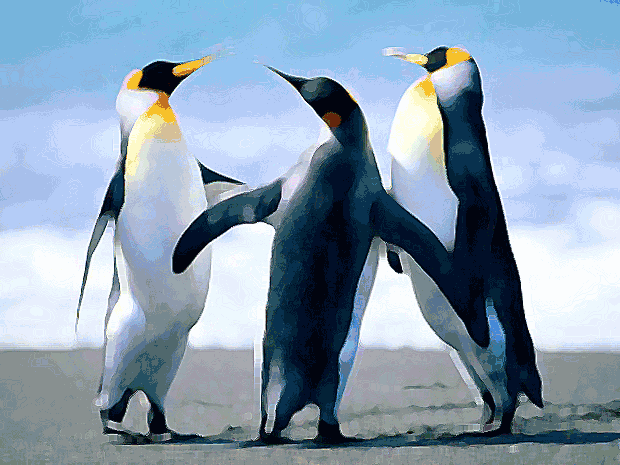
#> input picture Atividade 2/img_aluno1.png, 620 x 465 px
$ jupyter execute 'Atividade Avaliativa 2.ipynb'   (older library calls are emulated)
#> lines starting #> are read from the running program, lines starting #| are printed output that depends on the picture
### Atvidade Avaliativa 2 - Processamento de Imagens
Luiz Ricardo Brumati De Lima - Engenharia da Computação

RA: a2155184

## Exercícios

Aplique os algoritmos implementados nesta atividade nas imagens em níveis de cinza (apenas uma camada) de “img_aluno1” e “img_aluno2”.

* Considere a escolha de img_aluno1 com imagem de paisagem
* Considere a escolha de img_aluno2 com imagem que contenha pessoa(s)

*Podem se basear no exemplo de função image_convolution ou cv2.filter2D

1) Implemente o filtro de suavização pela média da vizinhança

[cell 1]
import numpy as np
import math
import cv2
import matplotlib.pyplot as plt

img1 = cv2.cvtColor(cv2.imread('img_aluno1.png'), cv2.COLOR_BGR2GRAY)
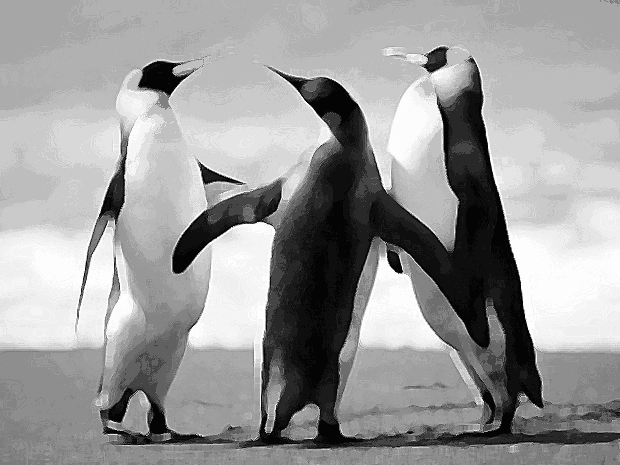
#> img1: shape (465, 620); min 4, max 253, mean 153.8
img2 = cv2.cvtColor(cv2.imread('img_aluno2.jpg'), cv2.COLOR_BGR2GRAY)
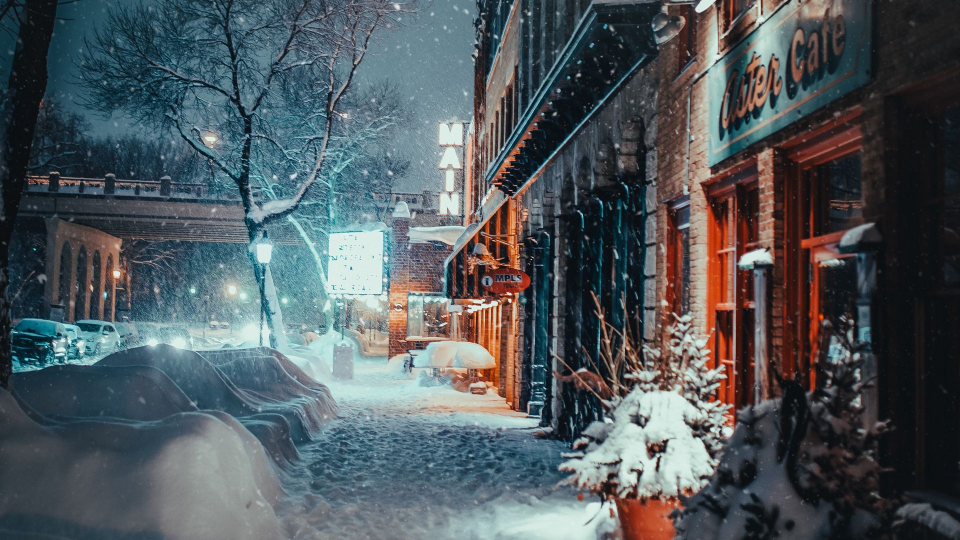
#> input picture Atividade 2/img_aluno2.jpg, 1920 x 1080 px (shown at 1/2 size)
#> img2: shape (1080, 1920); min 0, max 254, mean 86.2

plt.figure(figsize=(12,12))

plt.subplot(121)
plt.imshow(cv2.cvtColor(img1, cv2.COLOR_BGR2RGB))
plt.title("Img 1")

plt.subplot(122)
plt.imshow(cv2.cvtColor(img2, cv2.COLOR_BGR2RGB))
plt.title("Img 2")

2) Implemente o filtro de suavização pela média dos k vizinhos mais próximos

[cell 2]
k = 5;

w_size = 2*k+1;
kernel = np.ones((w_size, w_size), np.float32) / w_size**2
img_suavizada = cv2.filter2D(img2, -1, kernel)
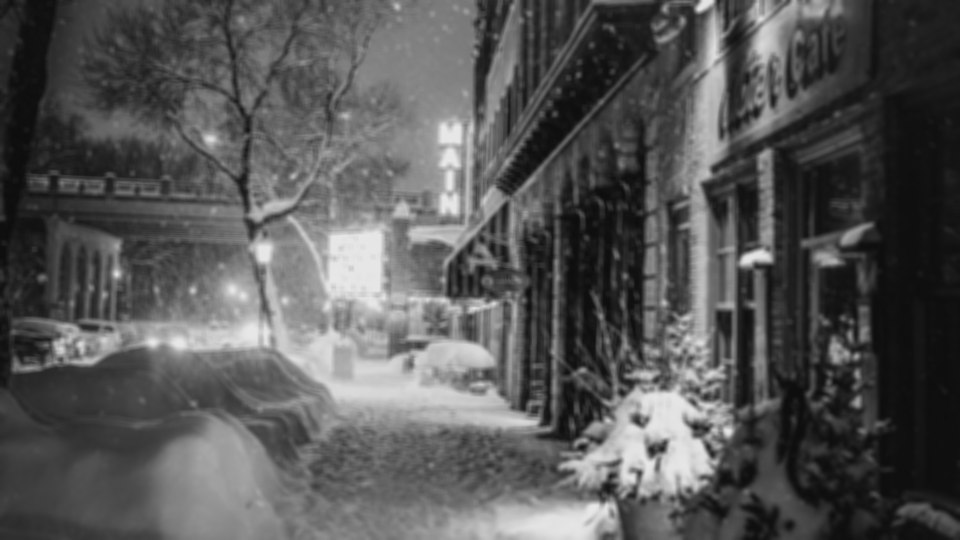
#> img_suavizada: shape (1080, 1920) (shown at 1/2 size); min 13, max 232, mean 86.2

plt.figure(figsize=(12,12))

plt.subplot(121)
plt.imshow(cv2.cvtColor(img2, cv2.COLOR_BGR2RGB), cmap="gray", vmin=0, vmax=255)
plt.title("Img original")

plt.subplot(122)
plt.imshow(cv2.cvtColor(img_suavizada, cv2.COLOR_BGR2RGB), cmap="gray", vmin=0, vmax=255)
plt.title("Img com filtro")

3) Implemente o filtro da mediana.

[cell 3]
median=cv2.medianBlur(img2,15)

plt.figure(figsize=(12,12))

plt.subplot(121)
plt.imshow(cv2.cvtColor(img2, cv2.COLOR_BGR2RGB), cmap="gray", vmin=0, vmax=255)
plt.title("Img original")

plt.subplot(122)
plt.imshow(cv2.cvtColor(median, cv2.COLOR_BGR2RGB), cmap="gray", vmin=0, vmax=255)
plt.title("Img com filtro")

4) Implemente o operador Laplaciano.

[cell 4]
lapImg = cv2.Laplacian(img1,cv2.CV_64F)
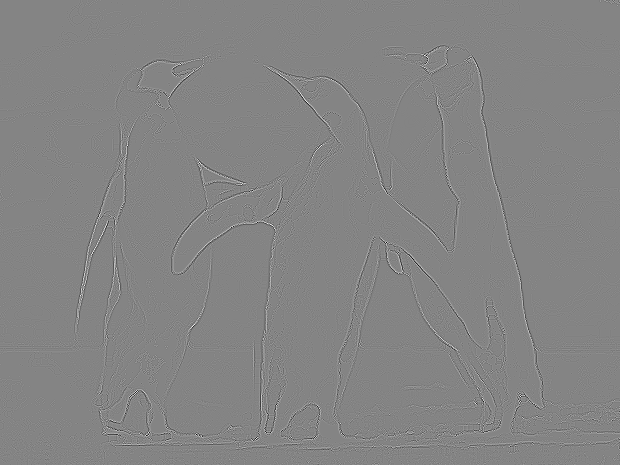
#> lapImg: shape (465, 620) float64; min -636, max 589, mean 0; drawn with min black and max white

plt.figure(figsize=(12,12))

plt.subplot(121)
plt.imshow(img1, cmap="gray", vmin=0, vmax=255)
plt.title("Original")

plt.subplot(122)
plt.imshow(lapImg, cmap="gray", vmin=0, vmax=255)
plt.title("Laplace")

5) Implemente o detector de bordas de Roberts.

[cell 5]
r_h1 = np.array([[1,0], [0,-1]])
r_h2 = np.array([[0,1], [-1,0]])

img_Rx = cv2.filter2D(img1, -1, r_h1)
img_Ry = cv2.filter2D(img1, -1, r_h2)
img_roberts = img_Rx + img_Ry

plt.figure(figsize=(12,12))

plt.subplot(121)
plt.imshow(img1, cmap="gray", vmin=0, vmax=255)
plt.title("Original")

plt.subplot(122)
plt.imshow(img_roberts, cmap="gray", vmin=0, vmax=255)
plt.title("Roberts")

6) Implemente o detector de bordas de Prewitt

[cell 6]
p_h1 = np.array([[1,1,1],[0,0,0],[-1,-1,-1]])
p_h2 = np.array([[-1,0,1],[-1,0,1],[-1,0,1]])

img_Px = cv2.filter2D(img1, -1, p_h1)
img_Py = cv2.filter2D(img1, -1, p_h2)
img_prewitt = img_Px + img_Py
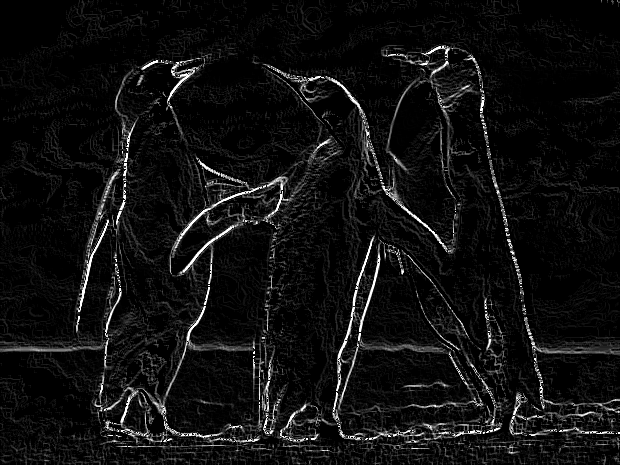
#> img_prewitt: shape (465, 620); min 0, max 255, mean 16

plt.figure(figsize=(12,12))

plt.subplot(121)
plt.imshow(img1, cmap="gray", vmin=0, vmax=255)
plt.title("Original")

plt.subplot(122)
plt.imshow(img_prewitt, cmap="gray", vmin=0, vmax=255)
plt.title("Prewitt")

7) Implemente o detector de bordas de Sobel

[cell 7]
s_h1 = np.array([[1, -2, -1],[0,0,0],[1, 2, 1]])
s_h2 = np.array([[-1, 0, 1],[-2, 0, 2],[-1, 0, 1]])

img_Sx = cv2.filter2D(img1, -1, s_h1)
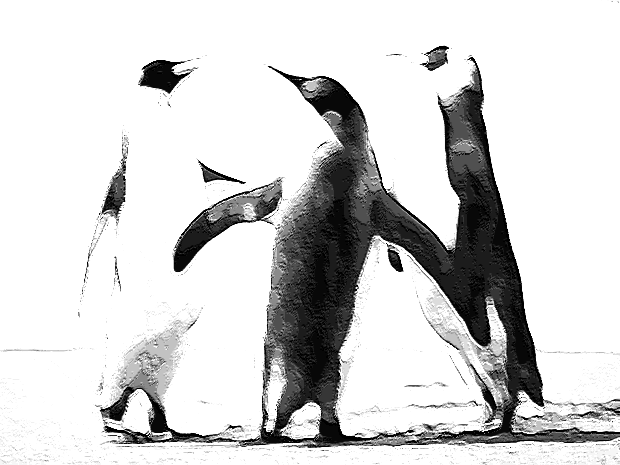
#> img_Sx: shape (465, 620); min 0, max 255, mean 211.3
img_Sy = cv2.filter2D(img1, -1, s_h2)
img_sobel = img_Sx + img_Sy
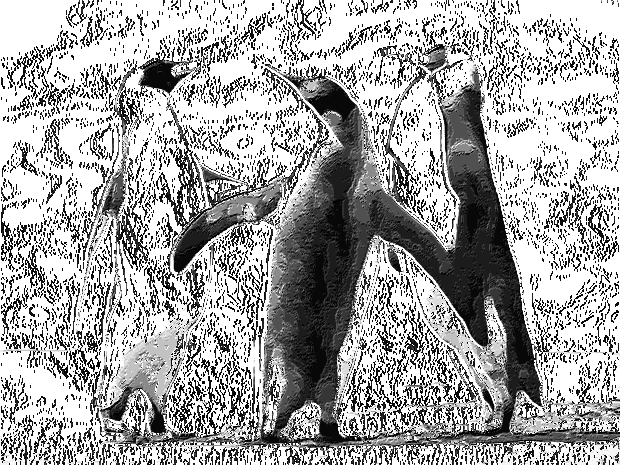
#> img_sobel: shape (465, 620); min 0, max 255, mean 168.1

plt.figure(figsize=(12,12))

plt.subplot(121)
plt.imshow(img1, cmap="gray", vmin=0, vmax=255)
plt.title("Original")

plt.subplot(122)
plt.imshow(img_sobel, cmap="gray", vmin=0, vmax=255)
plt.title("Sobel")

Aplique os algoritmos solicitados abaixo. Selecione as imagens necessárias conforme a requisição dos próximos exercícios.

* Não há regras para essas imagens, podem ser de qualquer coisa, coloridas ou escala de cinza.

8) Escolha duas imagens, realize a adição destas.

[cell 8]
img1 = cv2.imread('img_aluno1.png')
#> img1 is the input picture: shape (465, 620, 3); mean B, G, R 177.7, 157.9, 136.7
img2 = cv2.imread('img_aluno2.jpg')
#> img2 is the input picture: shape (1080, 1920, 3); mean B, G, R 92.6, 88.3, 79.8

resized_img1 = cv2.resize(img1, (1280, 720))
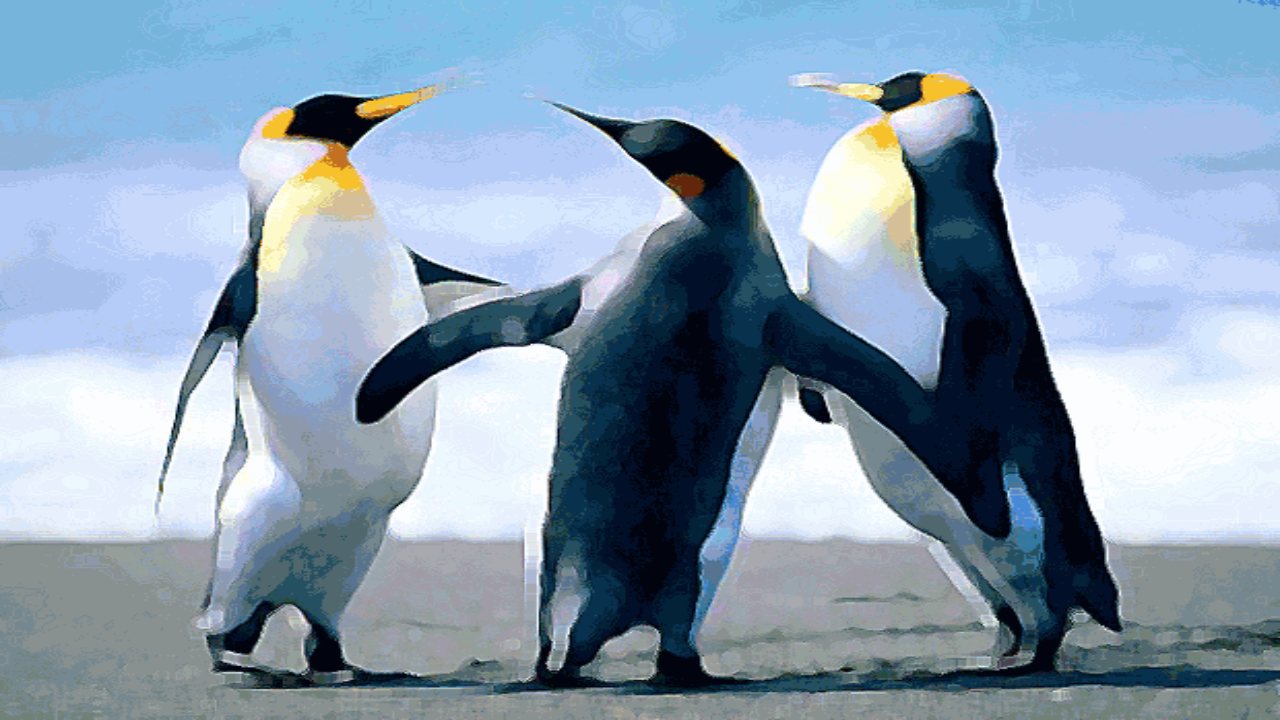
#> resized_img1: shape (720, 1280, 3); mean B, G, R 177.6, 157.8, 136.6
resized_img2 = cv2.resize(img2, (1280, 720))

[cell 9]
imgSum = cv2.addWeighted(resized_img1, 0.5, resized_img2, 0.5, 0)
plt.imshow(imgSum)
plt.imshow(cv2.cvtColor(imgSum, cv2.COLOR_BGR2RGB))
#> figure, not shown here; B, G, R data is drawn as R, G, B

9) Escolha duas imagens, realize a subtração destas. O ideal é para representar a remoção de fundo.

[cell 10]
imgSum = cv2.subtract(resized_img1, resized_img2)
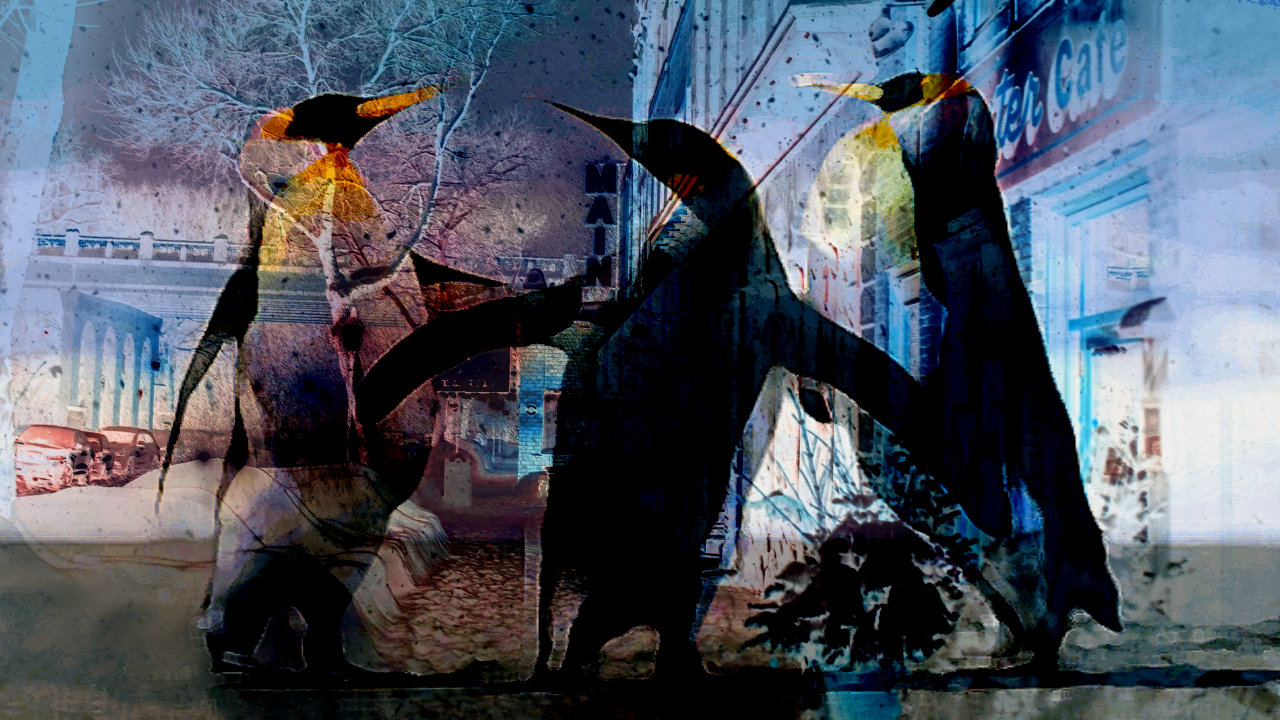
#> imgSum: shape (720, 1280, 3); mean B, G, R 97.6, 85.4, 78
plt.imshow(imgSum)
plt.imshow(cv2.cvtColor(imgSum, cv2.COLOR_BGR2RGB))
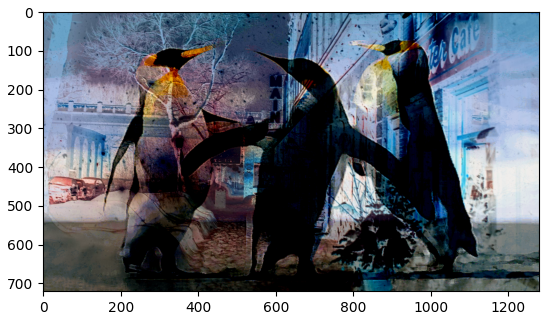
#> figure drawn by matplotlib, 1 panel; B, G, R data is drawn as R, G, B
